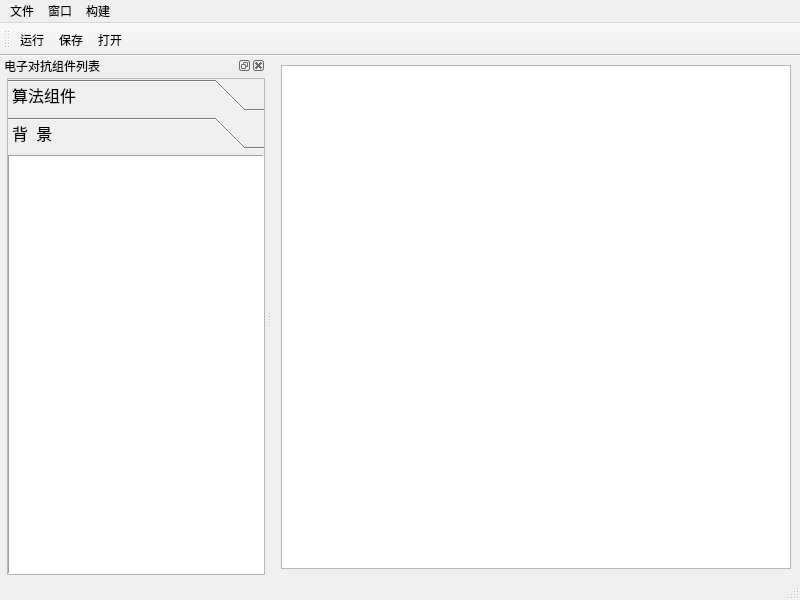
<?xml version="1.0" encoding="UTF-8"?>
<ui version="4.0">
 <class>MainWindow_ECM</class>
 <widget class="QMainWindow" name="MainWindow_ECM">
  <property name="geometry">
   <rect>
    <x>0</x>
    <y>0</y>
    <width>800</width>
    <height>600</height>
   </rect>
  </property>
  <property name="windowTitle">
   <string>MainWindow</string>
  </property>
  <property name="autoFillBackground">
   <bool>true</bool>
  </property>
  <widget class="QWidget" name="centralwidget">
   <layout class="QGridLayout" name="gridLayout">
    <item row="1" column="0">
     <widget class="QGraphicsView" name="graphicsView_ecm"/>
    </item>
   </layout>
  </widget>
  <widget class="QMenuBar" name="menubar">
   <property name="geometry">
    <rect>
     <x>0</x>
     <y>0</y>
     <width>800</width>
     <height>26</height>
    </rect>
   </property>
   <widget class="QMenu" name="menu_file">
    <property name="title">
     <string>文件</string>
    </property>
    <addaction name="action_xml_open"/>
    <addaction name="action_xml_save"/>
    <addaction name="separator"/>
    <addaction name="actiont_exit"/>
   </widget>
   <widget class="QMenu" name="menu_windows">
    <property name="title">
     <string>窗口</string>
    </property>
    <addaction name="action_list"/>
    <addaction name="action_toolBar"/>
   </widget>
   <widget class="QMenu" name="menu_build">
    <property name="title">
     <string>构建</string>
    </property>
    <addaction name="action_run"/>
   </widget>
   <addaction name="menu_file"/>
   <addaction name="menu_windows"/>
   <addaction name="menu_build"/>
  </widget>
  <widget class="QStatusBar" name="statusbar"/>
  <widget class="QToolBar" name="toolBar">
   <property name="windowTitle">
    <string>toolBar</string>
   </property>
   <attribute name="toolBarArea">
    <enum>TopToolBarArea</enum>
   </attribute>
   <attribute name="toolBarBreak">
    <bool>false</bool>
   </attribute>
   <addaction name="action_run_2"/>
   <addaction name="action_xml_open_2"/>
   <addaction name="action_xml_save_2"/>
  </widget>
  <widget class="QDockWidget" name="dockWidget">
   <property name="toolTipDuration">
    <number>-1</number>
   </property>
   <property name="autoFillBackground">
    <bool>true</bool>
   </property>
   <property name="floating">
    <bool>false</bool>
   </property>
   <property name="windowTitle">
    <string>电子对抗组件列表</string>
   </property>
   <attribute name="dockWidgetArea">
    <number>1</number>
   </attribute>
   <widget class="QWidget" name="dockWidgetContents">
    <layout class="QGridLayout" name="gridLayout_2">
     <property name="leftMargin">
      <number>7</number>
     </property>
     <property name="topMargin">
      <number>3</number>
     </property>
     <property name="rightMargin">
      <number>1</number>
     </property>
     <property name="bottomMargin">
      <number>3</number>
     </property>
     <property name="spacing">
      <number>0</number>
     </property>
     <item row="0" column="0">
      <layout class="QGridLayout" name="gridLayout_5">
       <item row="0" column="0">
        <widget class="QToolBox" name="toolBox">
         <property name="font">
          <font>
           <family>黑体</family>
           <pointsize>12</pointsize>
          </font>
         </property>
         <property name="frameShape">
          <enum>QFrame::StyledPanel</enum>
         </property>
         <property name="currentIndex">
          <number>1</number>
         </property>
         <property name="tabSpacing">
          <number>6</number>
         </property>
         <widget class="QWidget" name="page_arithmetic">
          <property name="geometry">
           <rect>
            <x>0</x>
            <y>0</y>
            <width>256</width>
            <height>406</height>
           </rect>
          </property>
          <attribute name="label">
           <string>算法组件</string>
          </attribute>
          <attribute name="toolTip">
           <string>放置算法组件的说明文字</string>
          </attribute>
          <layout class="QGridLayout" name="gridLayout_3">
           <property name="sizeConstraint">
            <enum>QLayout::SetDefaultConstraint</enum>
           </property>
           <property name="leftMargin">
            <number>0</number>
           </property>
           <property name="topMargin">
            <number>0</number>
           </property>
           <property name="rightMargin">
            <number>0</number>
           </property>
           <property name="bottomMargin">
            <number>0</number>
           </property>
           <property name="spacing">
            <number>0</number>
           </property>
           <item row="0" column="5">
            <widget class="QListWidget" name="listWidget_arithmetic">
             <property name="font">
              <font>
               <family>黑体</family>
               <pointsize>12</pointsize>
              </font>
             </property>
             <property name="frameShape">
              <enum>QFrame::Panel</enum>
             </property>
            </widget>
           </item>
          </layout>
         </widget>
         <widget class="QWidget" name="page_background">
          <property name="geometry">
           <rect>
            <x>0</x>
            <y>0</y>
            <width>256</width>
            <height>406</height>
           </rect>
          </property>
          <attribute name="label">
           <string>背  景</string>
          </attribute>
          <layout class="QGridLayout" name="gridLayout_4">
           <property name="leftMargin">
            <number>0</number>
           </property>
           <property name="topMargin">
            <number>0</number>
           </property>
           <property name="rightMargin">
            <number>0</number>
           </property>
           <property name="bottomMargin">
            <number>0</number>
           </property>
           <property name="spacing">
            <number>0</number>
           </property>
           <item row="0" column="0">
            <widget class="QListWidget" name="listWidget_background">
             <property name="frameShape">
              <enum>QFrame::Panel</enum>
             </property>
            </widget>
           </item>
          </layout>
         </widget>
        </widget>
       </item>
      </layout>
     </item>
    </layout>
   </widget>
  </widget>
  <action name="action_list">
   <property name="checkable">
    <bool>true</bool>
   </property>
   <property name="checked">
    <bool>true</bool>
   </property>
   <property name="icon">
    <iconset resource="../Res/res.qrc">
     <normaloff>:/img/property.png</normaloff>:/img/property.png</iconset>
   </property>
   <property name="text">
    <string>组件列表</string>
   </property>
  </action>
  <action name="action_xml_open">
   <property name="icon">
    <iconset resource="../Res/res.qrc">
     <normaloff>:/img/open.png</normaloff>:/img/open.png</iconset>
   </property>
   <property name="text">
    <string>打开xml文件</string>
   </property>
  </action>
  <action name="action_xml_save">
   <property name="icon">
    <iconset resource="../Res/res.qrc">
     <normaloff>:/img/save.png</normaloff>:/img/save.png</iconset>
   </property>
   <property name="text">
    <string>保存为xml文件</string>
   </property>
  </action>
  <action name="action_run">
   <property name="icon">
    <iconset resource="../Res/res.qrc">
     <normaloff>:/img/runXml.png</normaloff>:/img/runXml.png</iconset>
   </property>
   <property name="text">
    <string>运行</string>
   </property>
  </action>
  <action name="actiont_exit">
   <property name="text">
    <string>Exit</string>
   </property>
  </action>
  <action name="action_run_2">
   <property name="icon">
    <iconset resource="../Res/res.qrc">
     <normaloff>:/img/runXml.png</normaloff>:/img/runXml.png</iconset>
   </property>
   <property name="text">
    <string>运行</string>
   </property>
  </action>
  <action name="action_xml_open_2">
   <property name="icon">
    <iconset resource="../Res/res.qrc">
     <normaloff>:/img/save.png</normaloff>:/img/save.png</iconset>
   </property>
   <property name="text">
    <string>保存</string>
   </property>
  </action>
  <action name="action_xml_save_2">
   <property name="icon">
    <iconset resource="../Res/res.qrc">
     <normaloff>:/img/open.png</normaloff>:/img/open.png</iconset>
   </property>
   <property name="text">
    <string>打开</string>
   </property>
  </action>
  <action name="action_toolBar">
   <property name="checkable">
    <bool>true</bool>
   </property>
   <property name="checked">
    <bool>true</bool>
   </property>
   <property name="text">
    <string>工具栏</string>
   </property>
  </action>
 </widget>
 <resources>
  <include location="../Res/res.qrc"/>
 </resources>
 <connections/>
</ui>
